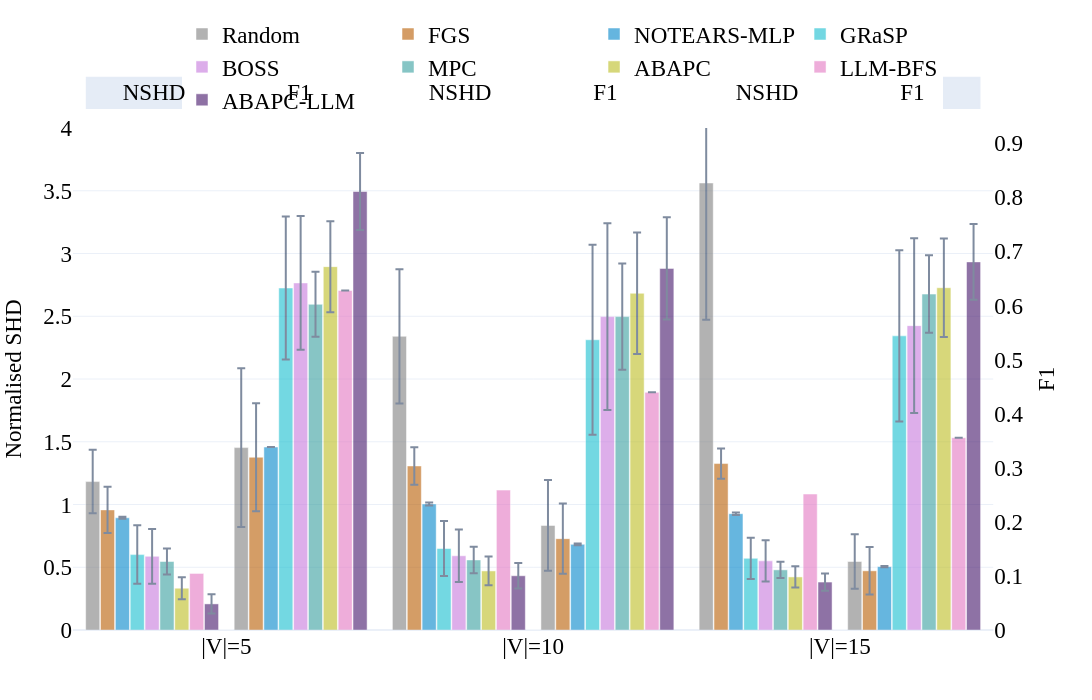
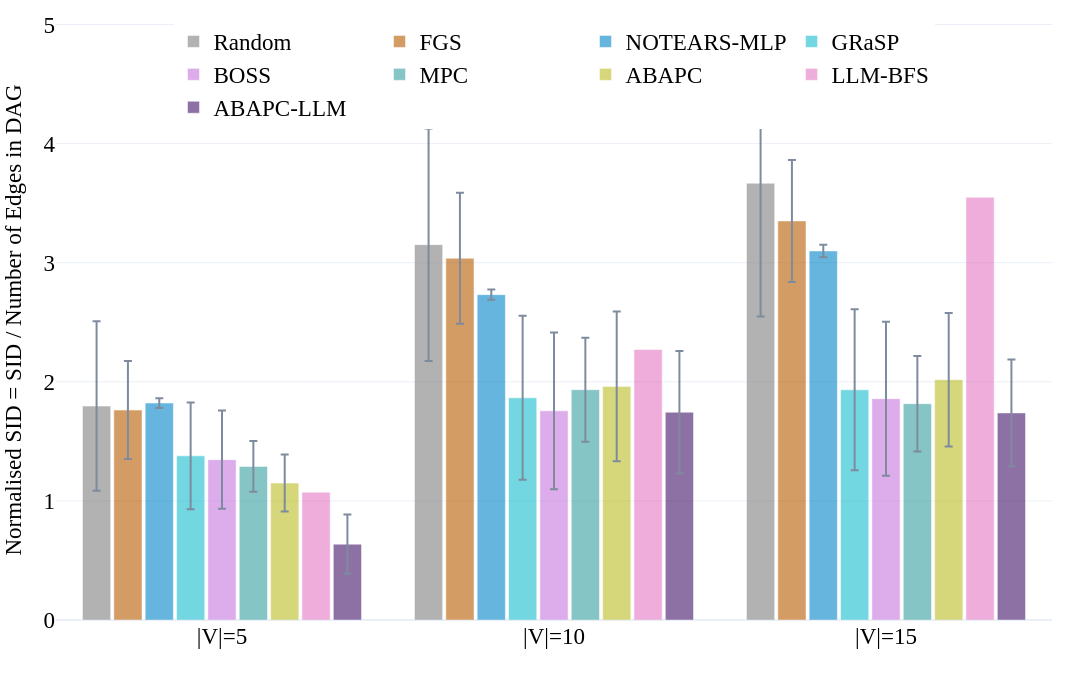
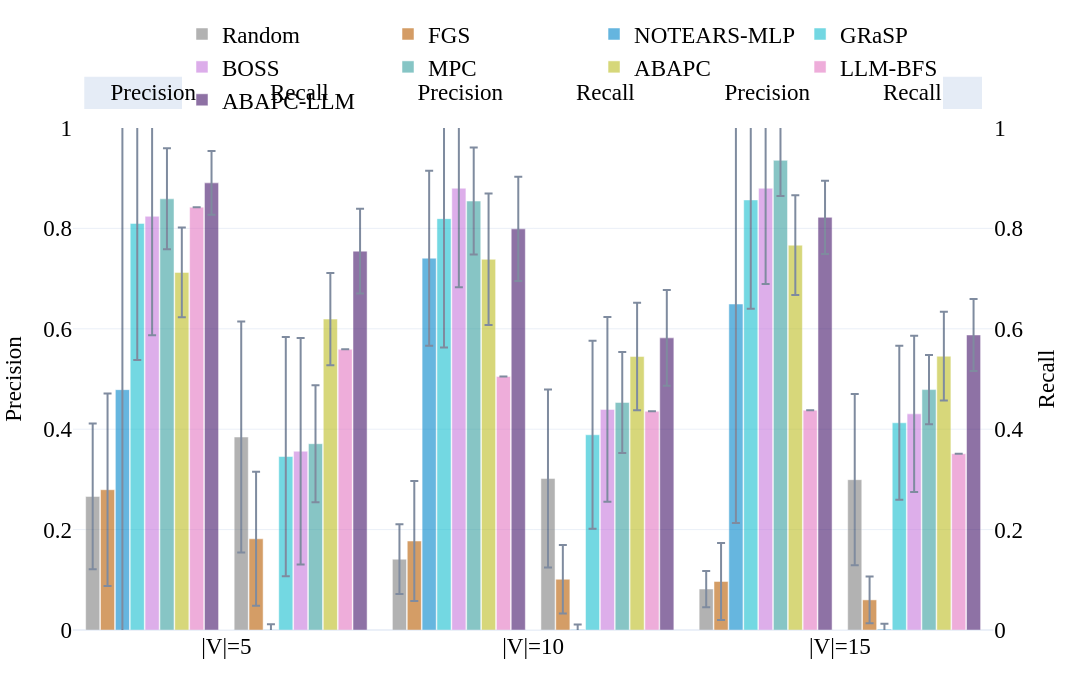
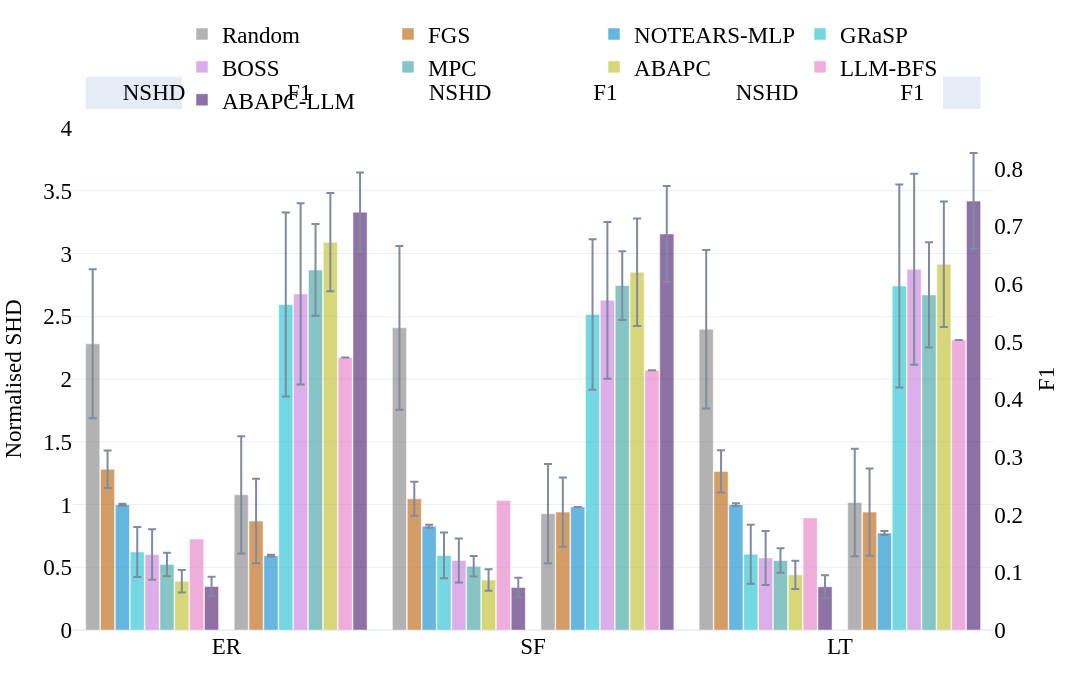

Notebook code for these charts, in order:
### Code cell
if methods:
    if not dag_by_nodes.empty:
        double_bar_chart_plotly(
            dag_by_nodes,
            ['p_shd', 'F1'],
            names_dict,
            colors_dict,
            methods,
            save_figs=save_figs,
            output_name="../results/figs/Fig.8b_SHD_SID_dag_by_nodes.html",
            debug=False,
            range_y1=[0, 4],
            range_y2=[0, 1],
            font_size=23,
        )
        dag_nodes_coverage = (
            dag_by_nodes
            .pivot_table(index='dataset', columns='model', values='graph_count', aggfunc='max', fill_value=0)
            .astype(int)
        )
        bar_chart_plotly(
            dag_by_nodes,
            'p_SID',
            names_dict,
            colors_dict,
            methods,
            save_figs=save_figs,
            output_name="../results/figs/Fig.8b_SHD_SID_dag_by_nodes_F1.html",
            debug=False,
            font_size=23,
        )
        double_bar_chart_plotly(
            dag_by_nodes,
            ['precision', 'recall'],
            names_dict,
            colors_dict,
            methods,
            save_figs=save_figs,
            output_name="../results/figs/Fig.8b_SHD_SID_dag_by_nodes_precision_recall.html",
            debug=False,
            range_y1=[0, 1],
            range_y2=[0, 1],
            font_size=23,
        )
        display(dag_nodes_coverage)
    else:
        print('No DAG node-level aggregation available.')
    if not dag_by_graph_type.empty:
        double_bar_chart_plotly(
            dag_by_graph_type,
            ['p_shd', 'F1'],
            names_dict,
            colors_dict,
            methods,
            save_figs=save_figs,
            output_name="../results/figs/Fig.8c_SHD_SID_dag_by_type.html",
            debug=False,
            range_y1=[0, 4],
            range_y2=[0, 1],
            font_size=23,
        )
        bar_chart_plotly(
            dag_by_graph_type,
            'p_SID',
            names_dict,
            colors_dict,
            methods,
            save_figs=save_figs,
            output_name="../results/figs/Fig.8c_SHD_SID_dag_by_type_F1.html",
            debug=False,
            font_size=23,
        )
        double_bar_chart_plotly(
            dag_by_graph_type,
            ['precision', 'recall'],
            names_dict,
            colors_dict,
            methods,
            save_figs=save_figs,
            output_name="../results/figs/Fig.8c_SHD_SID_dag_by_type_precision_recall.html",
            debug=False,
            range_y1=[0, 1],
            range_y2=[0, 1],
            font_size=23,
        )

        dag_type_coverage = (
            dag_by_graph_type
            .pivot_table(index='dataset', columns='model', values='graph_count', aggfunc='max', fill_value=0)
            .astype(int)
        )
        display(dag_type_coverage)
    else:
        print('No DAG graph-type aggregation available.')
else:
    print('No methods configured for the grouped DAG plots.')

### Figure 1 — Plotly figure (JSON) as saved in the notebook; plotly's stock layout.template omitted (floating-point values rounded to 4 significant figures)
{"data": [{"error_y": {"array": [0.2529, 0.5347, 1.09], "type": "data", "visible": true}, "marker": {"color": "#7f7f7f"}, "name": "Random", "offsetgroup": "0", "opacity": 0.6, "showlegend": true, "type": "bar", "x": ["|V|=5", "|V|=10", "|V|=15"], "y": [1.183, 2.34, 3.562], "yaxis": "y"}, {"error_y": {"array": [0.1839, 0.1494, 0.12], "type": "data", "visible": true}, "marker": {"color": "#b85c00"}, "name": "FGS", "offsetgroup": "1", "opacity": 0.6, "showlegend": true, "type": "bar", "x": ["|V|=5", "|V|=10", "|V|=15"], "y": [0.9571, 1.307, 1.326], "yaxis": "y"}, {"error_y": {"array": [0.008476, 0.01185, 0.0102], "type": "data", "visible": true}, "marker": {"color": "#0085CA"}, "name": "NOTEARS-MLP", "offsetgroup": "2", "opacity": 0.6, "showlegend": true, "type": "bar", "x": ["|V|=5", "|V|=10", "|V|=15"], "y": [0.8939, 1.004, 0.9266], "yaxis": "y"}, {"error_y": {"array": [0.233, 0.2185, 0.1644], "type": "data", "visible": true}, "marker": {"color": "#17becf"}, "name": "GRaSP", "offsetgroup": "3", "opacity": 0.6, "showlegend": true, "type": "bar", "x": ["|V|=5", "|V|=10", "|V|=15"], "y": [0.6007, 0.6492, 0.5712], "yaxis": "y"}, {"error_y": {"array": [0.2177, 0.2099, 0.164], "type": "data", "visible": true}, "marker": {"color": "#c678dd"}, "name": "BOSS", "offsetgroup": "4", "opacity": 0.6, "showlegend": true, "type": "bar", "x": ["|V|=5", "|V|=10", "|V|=15"], "y": [0.587, 0.5915, 0.5509], "yaxis": "y"}, {"error_y": {"array": [0.1035, 0.1051, 0.0655], "type": "data", "visible": true}, "marker": {"color": "#379f9f"}, "name": "MPC", "offsetgroup": "5", "opacity": 0.6, "showlegend": true, "type": "bar", "x": ["|V|=5", "|V|=10", "|V|=15"], "y": [0.5456, 0.5582, 0.4793], "yaxis": "y"}, {"error_y": {"array": [0.08729, 0.115, 0.08465], "type": "data", "visible": true}, "marker": {"color": "#bcbd22"}, "name": "ABAPC", "offsetgroup": "6", "opacity": 0.6, "showlegend": true, "type": "bar", "x": ["|V|=5", "|V|=10", "|V|=15"], "y": [0.3329, 0.4707, 0.423], "yaxis": "y"}, {"error_y": {"array": [NaN, NaN, NaN], "type": "data", "visible": true}, "marker": {"color": "#e377c2"}, "name": "LLM-BFS", "offsetgroup": "7", "opacity": 0.6, "showlegend": true, "type": "bar", "x": ["|V|=5", "|V|=10", "|V|=15"], "y": [0.4508, 1.115, 1.084], "yaxis": "y"}, {"error_y": {"array": [0.07633, 0.1022, 0.06901], "type": "data", "visible": true}, "marker": {"color": "#441469"}, "name": "ABAPC-LLM", "offsetgroup": "8", "opacity": 0.6, "showlegend": true, "type": "bar", "x": ["|V|=5", "|V|=10", "|V|=15"], "y": [0.208, 0.4322, 0.3821], "yaxis": "y"}, {"marker": {"color": "white"}, "name": "", "offsetgroup": "9", "opacity": 1, "showlegend": false, "type": "bar", "x": ["|V|=5", "|V|=10", "|V|=15"], "y": [0.0, 0.0, 0.0]}, {"error_y": {"array": [0.1467, 0.08389, 0.05056], "type": "data", "visible": true}, "marker": {"color": "#7f7f7f"}, "name": "Random", "offsetgroup": "10", "opacity": 0.6, "showlegend": false, "type": "bar", "x": ["|V|=5", "|V|=10", "|V|=15"], "y": [0.3372, 0.1933, 0.1267], "yaxis": "y2"}, {"error_y": {"array": [0.1, 0.065, 0.04389], "type": "data", "visible": true}, "marker": {"color": "#b85c00"}, "name": "FGS", "offsetgroup": "11", "opacity": 0.6, "showlegend": false, "type": "bar", "x": ["|V|=5", "|V|=10", "|V|=15"], "y": [0.3194, 0.1689, 0.1094], "yaxis": "y2"}, {"error_y": {"array": [0.0, 0.001667, 0.001111], "type": "data", "visible": true}, "marker": {"color": "#0085CA"}, "name": "NOTEARS-MLP", "offsetgroup": "12", "opacity": 0.6, "showlegend": false, "type": "bar", "x": ["|V|=5", "|V|=10", "|V|=15"], "y": [0.3383, 0.1583, 0.1171], "yaxis": "y2"}, {"error_y": {"array": [0.1324, 0.1756, 0.1583], "type": "data", "visible": true}, "marker": {"color": "#17becf"}, "name": "GRaSP", "offsetgroup": "13", "opacity": 0.6, "showlegend": false, "type": "bar", "x": ["|V|=5", "|V|=10", "|V|=15"], "y": [0.6324, 0.5367, 0.5439], "yaxis": "y2"}, {"error_y": {"array": [0.1235, 0.1728, 0.1617], "type": "data", "visible": true}, "marker": {"color": "#c678dd"}, "name": "BOSS", "offsetgroup": "14", "opacity": 0.6, "showlegend": false, "type": "bar", "x": ["|V|=5", "|V|=10", "|V|=15"], "y": [0.6418, 0.5794, 0.5628], "yaxis": "y2"}, {"error_y": {"array": [0.06, 0.09833, 0.07167], "type": "data", "visible": true}, "marker": {"color": "#379f9f"}, "name": "MPC", "offsetgroup": "15", "opacity": 0.6, "showlegend": false, "type": "bar", "x": ["|V|=5", "|V|=10", "|V|=15"], "y": [0.6022, 0.5794, 0.6211], "yaxis": "y2"}, {"error_y": {"array": [0.08413, 0.1123, 0.0912], "type": "data", "visible": true}, "marker": {"color": "#bcbd22"}, "name": "ABAPC", "offsetgroup": "16", "opacity": 0.6, "showlegend": false, "type": "bar", "x": ["|V|=5", "|V|=10", "|V|=15"], "y": [0.6719, 0.6226, 0.6329], "yaxis": "y2"}, {"error_y": {"array": [null, null, null], "type": "data", "visible": true}, "marker": {"color": "#e377c2"}, "name": "LLM-BFS", "offsetgroup": "17", "opacity": 0.6, "showlegend": false, "type": "bar", "x": ["|V|=5", "|V|=10", "|V|=15"], "y": [0.6278, 0.4394, 0.3557], "yaxis": "y2"}, {"error_y": {"array": [0.07105, 0.0945, 0.07009], "type": "data", "visible": true}, "marker": {"color": "#441469"}, "name": "ABAPC-LLM", "offsetgroup": "18", "opacity": 0.6, "showlegend": false, "type": "bar", "x": ["|V|=5", "|V|=10", "|V|=15"], "y": [0.8107, 0.6686, 0.6806], "yaxis": "y2"}], "layout": {"annotations": [{"font": {"color": "black", "size": 23}, "showarrow": false, "text": "         NSHD         ", "x": 0.0875, "xanchor": "center", "xref": "x domain", "y": 1.07, "yanchor": "middle", "yref": "y domain"}, {"font": {"color": "black", "size": 23}, "showarrow": false, "text": "           F1           ", "x": 0.2458, "xanchor": "center", "xref": "x domain", "y": 1.07, "yanchor": "middle", "yref": "y domain"}, {"font": {"color": "black", "size": 23}, "showarrow": false, "text": "         NSHD         ", "x": 0.4208, "xanchor": "center", "xref": "x domain", "y": 1.07, "yanchor": "middle", "yref": "y domain"}, {"font": {"color": "black", "size": 23}, "showarrow": false, "text": "           F1           ", "x": 0.5792, "xanchor": "center", "xref": "x domain", "y": 1.07, "yanchor": "middle", "yref": "y domain"}, {"font": {"color": "black", "size": 23}, "showarrow": false, "text": "         NSHD         ", "x": 0.7542, "xanchor": "center", "xref": "x domain", "y": 1.07, "yanchor": "middle", "yref": "y domain"}, {"font": {"color": "black", "size": 23}, "showarrow": false, "text": "           F1           ", "x": 0.9125, "xanchor": "center", "xref": "x domain", "y": 1.07, "yanchor": "middle", "yref": "y domain"}], "bargap": 0.08, "bargroupgap": 0.05, "barmode": "group", "font": {"color": "black", "family": "Serif", "size": 23}, "height": 700, "hovermode": "x unified", "legend": {"orientation": "h", "x": 0.5, "xanchor": "center", "y": 1.23, "yanchor": "top"}, "margin": {"b": 70, "l": 40, "r": 40, "t": 80}, "shapes": [{"fillcolor": "#E5ECF6", "layer": "below", "line": {"color": "#E5ECF6", "width": 2}, "type": "rect", "x0": 0.015, "x1": 0.16, "xref": "x domain", "y0": 1.04, "y1": 1.1, "yref": "y domain"}, {"fillcolor": "#E5ECF6", "layer": "below", "line": {"color": "#E5ECF6", "width": 2}, "type": "rect", "x0": 0.1733, "x1": 0.3183, "xref": "x domain", "y0": 1.04, "y1": 1.1, "yref": "y domain"}, {"fillcolor": "#E5ECF6", "layer": "below", "line": {"color": "#E5ECF6", "width": 2}, "type": "rect", "x0": 0.3483, "x1": 0.4933, "xref": "x domain", "y0": 1.04, "y1": 1.1, "yref": "y domain"}, {"fillcolor": "#E5ECF6", "layer": "below", "line": {"color": "#E5ECF6", "width": 2}, "type": "rect", "x0": 0.5067, "x1": 0.6517, "xref": "x domain", "y0": 1.04, "y1": 1.1, "yref": "y domain"}, {"fillcolor": "#E5ECF6", "layer": "below", "line": {"color": "#E5ECF6", "width": 2}, "type": "rect", "x0": 0.6817, "x1": 0.8267, "xref": "x domain", "y0": 1.04, "y1": 1.1, "yref": "y domain"}, {"fillcolor": "#E5ECF6", "layer": "below", "line": {"color": "#E5ECF6", "width": 2}, "type": "rect", "x0": 0.84, "x1": 0.985, "xref": "x domain", "y0": 1.04, "y1": 1.1, "yref": "y domain"}], "width": 1600, "xaxis": {"anchor": "y", "domain": [0.0, 0.94]}, "yaxis": {"anchor": "x", "domain": [0.0, 1.0], "range": [0, 4], "title": {"font": {"size": 23}, "text": "Normalised SHD"}}, "yaxis2": {"anchor": "x", "overlaying": "y", "scaleanchor": 0, "showgrid": false, "showline": false, "showticklabels": true, "side": "right", "title": {"font": {"size": 23}, "text": "F1"}, "zeroline": true}}}

### Figure 2 — Plotly figure (JSON) as saved in the notebook; plotly's stock layout.template omitted (floating-point values rounded to 4 significant figures)
{"data": [{"error_y": {"array": [0.7111, 0.9765, 1.119], "type": "data", "visible": true}, "marker": {"color": "#7f7f7f"}, "name": "Random", "opacity": 0.6, "type": "bar", "x": ["|V|=5", "|V|=10", "|V|=15"], "y": [1.796, 3.151, 3.667]}, {"error_y": {"array": [0.4115, 0.5496, 0.512], "type": "data", "visible": true}, "marker": {"color": "#b85c00"}, "name": "FGS", "opacity": 0.6, "type": "bar", "x": ["|V|=5", "|V|=10", "|V|=15"], "y": [1.763, 3.038, 3.351]}, {"error_y": {"array": [0.04102, 0.04209, 0.05188], "type": "data", "visible": true}, "marker": {"color": "#0085CA"}, "name": "NOTEARS-MLP", "opacity": 0.6, "type": "bar", "x": ["|V|=5", "|V|=10", "|V|=15"], "y": [1.822, 2.732, 3.099]}, {"error_y": {"array": [0.4479, 0.6886, 0.6763], "type": "data", "visible": true}, "marker": {"color": "#17becf"}, "name": "GRaSP", "opacity": 0.6, "type": "bar", "x": ["|V|=5", "|V|=10", "|V|=15"], "y": [1.379, 1.865, 1.933]}, {"error_y": {"array": [0.4127, 0.6578, 0.6466], "type": "data", "visible": true}, "marker": {"color": "#c678dd"}, "name": "BOSS", "opacity": 0.6, "type": "bar", "x": ["|V|=5", "|V|=10", "|V|=15"], "y": [1.346, 1.756, 1.859]}, {"error_y": {"array": [0.2132, 0.4362, 0.4015], "type": "data", "visible": true}, "marker": {"color": "#379f9f"}, "name": "MPC", "opacity": 0.6, "type": "bar", "x": ["|V|=5", "|V|=10", "|V|=15"], "y": [1.289, 1.934, 1.816]}, {"error_y": {"array": [0.2395, 0.6283, 0.56], "type": "data", "visible": true}, "marker": {"color": "#bcbd22"}, "name": "ABAPC", "opacity": 0.6, "type": "bar", "x": ["|V|=5", "|V|=10", "|V|=15"], "y": [1.15, 1.962, 2.017]}, {"error_y": {"array": [NaN, NaN, NaN], "type": "data", "visible": true}, "marker": {"color": "#e377c2"}, "name": "LLM-BFS", "opacity": 0.6, "type": "bar", "x": ["|V|=5", "|V|=10", "|V|=15"], "y": [1.073, 2.27, 3.549]}, {"error_y": {"array": [0.2485, 0.5141, 0.4478], "type": "data", "visible": true}, "marker": {"color": "#441469"}, "name": "ABAPC-LLM", "opacity": 0.6, "type": "bar", "x": ["|V|=5", "|V|=10", "|V|=15"], "y": [0.6367, 1.745, 1.739]}], "layout": {"bargap": 0.15, "bargroupgap": 0.1, "barmode": "group", "font": {"color": "black", "family": "Serif", "size": 23}, "height": 700, "hovermode": "x unified", "legend": {"orientation": "h", "x": 0.5, "xanchor": "center", "y": 1, "yanchor": "top"}, "margin": {"b": 80, "l": 40, "r": 40, "t": 20}, "width": 1600, "yaxis": {"title": {"font": {"size": 23}, "text": "Normalised SID = SID / Number of Edges in DAG"}}}}

### Figure 3 — Plotly figure (JSON) as saved in the notebook; plotly's stock layout.template omitted (floating-point values rounded to 4 significant figures)
{"data": [{"error_y": {"array": [0.145, 0.06944, 0.03611], "type": "data", "visible": true}, "marker": {"color": "#7f7f7f"}, "name": "Random", "offsetgroup": "0", "opacity": 0.6, "showlegend": true, "type": "bar", "x": ["|V|=5", "|V|=10", "|V|=15"], "y": [0.2661, 0.1411, 0.08167], "yaxis": "y"}, {"error_y": {"array": [0.1917, 0.1194, 0.07667], "type": "data", "visible": true}, "marker": {"color": "#b85c00"}, "name": "FGS", "offsetgroup": "1", "opacity": 0.6, "showlegend": true, "type": "bar", "x": ["|V|=5", "|V|=10", "|V|=15"], "y": [0.2794, 0.1772, 0.09667], "yaxis": "y"}, {"error_y": {"array": [0.542, 0.1743, 0.4362], "type": "data", "visible": true}, "marker": {"color": "#0085CA"}, "name": "NOTEARS-MLP", "offsetgroup": "2", "opacity": 0.6, "showlegend": true, "type": "bar", "x": ["|V|=5", "|V|=10", "|V|=15"], "y": [0.4788, 0.7407, 0.6493], "yaxis": "y"}, {"error_y": {"array": [0.2724, 0.2567, 0.2167], "type": "data", "visible": true}, "marker": {"color": "#17becf"}, "name": "GRaSP", "offsetgroup": "3", "opacity": 0.6, "showlegend": true, "type": "bar", "x": ["|V|=5", "|V|=10", "|V|=15"], "y": [0.81, 0.8194, 0.8567], "yaxis": "y"}, {"error_y": {"array": [0.2371, 0.1972, 0.1906], "type": "data", "visible": true}, "marker": {"color": "#c678dd"}, "name": "BOSS", "offsetgroup": "4", "opacity": 0.6, "showlegend": true, "type": "bar", "x": ["|V|=5", "|V|=10", "|V|=15"], "y": [0.8241, 0.88, 0.88], "yaxis": "y"}, {"error_y": {"array": [0.1006, 0.1067, 0.07111], "type": "data", "visible": true}, "marker": {"color": "#379f9f"}, "name": "MPC", "offsetgroup": "5", "opacity": 0.6, "showlegend": true, "type": "bar", "x": ["|V|=5", "|V|=10", "|V|=15"], "y": [0.8589, 0.8544, 0.9356], "yaxis": "y"}, {"error_y": {"array": [0.0893, 0.131, 0.09924], "type": "data", "visible": true}, "marker": {"color": "#bcbd22"}, "name": "ABAPC", "offsetgroup": "6", "opacity": 0.6, "showlegend": true, "type": "bar", "x": ["|V|=5", "|V|=10", "|V|=15"], "y": [0.7124, 0.7384, 0.7666], "yaxis": "y"}, {"error_y": {"array": [null, null, null], "type": "data", "visible": true}, "marker": {"color": "#e377c2"}, "name": "LLM-BFS", "offsetgroup": "7", "opacity": 0.6, "showlegend": true, "type": "bar", "x": ["|V|=5", "|V|=10", "|V|=15"], "y": [0.8423, 0.505, 0.4379], "yaxis": "y"}, {"error_y": {"array": [0.06338, 0.1041, 0.07302], "type": "data", "visible": true}, "marker": {"color": "#441469"}, "name": "ABAPC-LLM", "offsetgroup": "8", "opacity": 0.6, "showlegend": true, "type": "bar", "x": ["|V|=5", "|V|=10", "|V|=15"], "y": [0.8907, 0.7991, 0.822], "yaxis": "y"}, {"marker": {"color": "white"}, "name": "", "offsetgroup": "9", "opacity": 1, "showlegend": false, "type": "bar", "x": ["|V|=5", "|V|=10", "|V|=15"], "y": [0.0, 0.0, 0.0]}, {"error_y": {"array": [0.23, 0.1772, 0.1706], "type": "data", "visible": true}, "marker": {"color": "#7f7f7f"}, "name": "Random", "offsetgroup": "10", "opacity": 0.6, "showlegend": false, "type": "bar", "x": ["|V|=5", "|V|=10", "|V|=15"], "y": [0.3844, 0.3017, 0.2994], "yaxis": "y2"}, {"error_y": {"array": [0.1333, 0.06833, 0.04667], "type": "data", "visible": true}, "marker": {"color": "#b85c00"}, "name": "FGS", "offsetgroup": "11", "opacity": 0.6, "showlegend": false, "type": "bar", "x": ["|V|=5", "|V|=10", "|V|=15"], "y": [0.1817, 0.1011, 0.06], "yaxis": "y2"}, {"error_y": {"array": [0.01111, 0.01, 0.01056], "type": "data", "visible": true}, "marker": {"color": "#0085CA"}, "name": "NOTEARS-MLP", "offsetgroup": "12", "opacity": 0.6, "showlegend": false, "type": "bar", "x": ["|V|=5", "|V|=10", "|V|=15"], "y": [0.0005556, 0.001111, 0.001667], "yaxis": "y2"}, {"error_y": {"array": [0.2383, 0.1872, 0.1533], "type": "data", "visible": true}, "marker": {"color": "#17becf"}, "name": "GRaSP", "offsetgroup": "13", "opacity": 0.6, "showlegend": false, "type": "bar", "x": ["|V|=5", "|V|=10", "|V|=15"], "y": [0.3456, 0.3889, 0.4128], "yaxis": "y2"}, {"error_y": {"array": [0.2256, 0.1839, 0.1556], "type": "data", "visible": true}, "marker": {"color": "#c678dd"}, "name": "BOSS", "offsetgroup": "14", "opacity": 0.6, "showlegend": false, "type": "bar", "x": ["|V|=5", "|V|=10", "|V|=15"], "y": [0.3561, 0.4394, 0.4306], "yaxis": "y2"}, {"error_y": {"array": [0.1167, 0.1006, 0.06889], "type": "data", "visible": true}, "marker": {"color": "#379f9f"}, "name": "MPC", "offsetgroup": "15", "opacity": 0.6, "showlegend": false, "type": "bar", "x": ["|V|=5", "|V|=10", "|V|=15"], "y": [0.3711, 0.4533, 0.4789], "yaxis": "y2"}, {"error_y": {"array": [0.09173, 0.107, 0.08839], "type": "data", "visible": true}, "marker": {"color": "#bcbd22"}, "name": "ABAPC", "offsetgroup": "16", "opacity": 0.6, "showlegend": false, "type": "bar", "x": ["|V|=5", "|V|=10", "|V|=15"], "y": [0.6194, 0.5447, 0.5453], "yaxis": "y2"}, {"error_y": {"array": [null, null, null], "type": "data", "visible": true}, "marker": {"color": "#e377c2"}, "name": "LLM-BFS", "offsetgroup": "17", "opacity": 0.6, "showlegend": false, "type": "bar", "x": ["|V|=5", "|V|=10", "|V|=15"], "y": [0.5591, 0.4357, 0.3512], "yaxis": "y2"}, {"error_y": {"array": [0.08446, 0.09526, 0.07165], "type": "data", "visible": true}, "marker": {"color": "#441469"}, "name": "ABAPC-LLM", "offsetgroup": "18", "opacity": 0.6, "showlegend": false, "type": "bar", "x": ["|V|=5", "|V|=10", "|V|=15"], "y": [0.7547, 0.582, 0.5877], "yaxis": "y2"}], "layout": {"annotations": [{"font": {"color": "black", "size": 23}, "showarrow": false, "text": "      Precision      ", "x": 0.0875, "xanchor": "center", "xref": "x domain", "y": 1.07, "yanchor": "middle", "yref": "y domain"}, {"font": {"color": "black", "size": 23}, "showarrow": false, "text": "        Recall        ", "x": 0.2458, "xanchor": "center", "xref": "x domain", "y": 1.07, "yanchor": "middle", "yref": "y domain"}, {"font": {"color": "black", "size": 23}, "showarrow": false, "text": "      Precision      ", "x": 0.4208, "xanchor": "center", "xref": "x domain", "y": 1.07, "yanchor": "middle", "yref": "y domain"}, {"font": {"color": "black", "size": 23}, "showarrow": false, "text": "        Recall        ", "x": 0.5792, "xanchor": "center", "xref": "x domain", "y": 1.07, "yanchor": "middle", "yref": "y domain"}, {"font": {"color": "black", "size": 23}, "showarrow": false, "text": "      Precision      ", "x": 0.7542, "xanchor": "center", "xref": "x domain", "y": 1.07, "yanchor": "middle", "yref": "y domain"}, {"font": {"color": "black", "size": 23}, "showarrow": false, "text": "        Recall        ", "x": 0.9125, "xanchor": "center", "xref": "x domain", "y": 1.07, "yanchor": "middle", "yref": "y domain"}], "bargap": 0.08, "bargroupgap": 0.05, "barmode": "group", "font": {"color": "black", "family": "Serif", "size": 23}, "height": 700, "hovermode": "x unified", "legend": {"orientation": "h", "x": 0.5, "xanchor": "center", "y": 1.23, "yanchor": "top"}, "margin": {"b": 70, "l": 40, "r": 40, "t": 80}, "shapes": [{"fillcolor": "#E5ECF6", "layer": "below", "line": {"color": "#E5ECF6", "width": 2}, "type": "rect", "x0": 0.01333, "x1": 0.1617, "xref": "x domain", "y0": 1.04, "y1": 1.1, "yref": "y domain"}, {"fillcolor": "#E5ECF6", "layer": "below", "line": {"color": "#E5ECF6", "width": 2}, "type": "rect", "x0": 0.1717, "x1": 0.32, "xref": "x domain", "y0": 1.04, "y1": 1.1, "yref": "y domain"}, {"fillcolor": "#E5ECF6", "layer": "below", "line": {"color": "#E5ECF6", "width": 2}, "type": "rect", "x0": 0.3467, "x1": 0.495, "xref": "x domain", "y0": 1.04, "y1": 1.1, "yref": "y domain"}, {"fillcolor": "#E5ECF6", "layer": "below", "line": {"color": "#E5ECF6", "width": 2}, "type": "rect", "x0": 0.505, "x1": 0.6533, "xref": "x domain", "y0": 1.04, "y1": 1.1, "yref": "y domain"}, {"fillcolor": "#E5ECF6", "layer": "below", "line": {"color": "#E5ECF6", "width": 2}, "type": "rect", "x0": 0.68, "x1": 0.8283, "xref": "x domain", "y0": 1.04, "y1": 1.1, "yref": "y domain"}, {"fillcolor": "#E5ECF6", "layer": "below", "line": {"color": "#E5ECF6", "width": 2}, "type": "rect", "x0": 0.8383, "x1": 0.9867, "xref": "x domain", "y0": 1.04, "y1": 1.1, "yref": "y domain"}], "width": 1600, "xaxis": {"anchor": "y", "domain": [0.0, 0.94]}, "yaxis": {"anchor": "x", "domain": [0.0, 1.0], "range": [0, 1], "title": {"font": {"size": 23}, "text": "Precision"}}, "yaxis2": {"anchor": "x", "overlaying": "y", "range": [0, 1], "scaleanchor": 0, "showgrid": false, "showline": false, "showticklabels": true, "side": "right", "title": {"font": {"size": 23}, "text": "Recall"}, "zeroline": true}}}

### Figure 4 — Plotly figure (JSON) as saved in the notebook; plotly's stock layout.template omitted (floating-point values rounded to 4 significant figures)
{"data": [{"error_y": {"array": [0.5935, 0.6523, 0.6318], "type": "data", "visible": true}, "marker": {"color": "#7f7f7f"}, "name": "Random", "offsetgroup": "0", "opacity": 0.6, "showlegend": true, "type": "bar", "x": ["ER", "SF", "LT"], "y": [2.28, 2.408, 2.397], "yaxis": "y"}, {"error_y": {"array": [0.149, 0.1364, 0.168], "type": "data", "visible": true}, "marker": {"color": "#b85c00"}, "name": "FGS", "offsetgroup": "1", "opacity": 0.6, "showlegend": true, "type": "bar", "x": ["ER", "SF", "LT"], "y": [1.281, 1.046, 1.264], "yaxis": "y"}, {"error_y": {"array": [0.008189, 0.01205, 0.01029], "type": "data", "visible": true}, "marker": {"color": "#0085CA"}, "name": "NOTEARS-MLP", "offsetgroup": "2", "opacity": 0.6, "showlegend": true, "type": "bar", "x": ["ER", "SF", "LT"], "y": [0.9987, 0.8267, 0.9988], "yaxis": "y"}, {"error_y": {"array": [0.1993, 0.1814, 0.2351], "type": "data", "visible": true}, "marker": {"color": "#17becf"}, "name": "GRaSP", "offsetgroup": "3", "opacity": 0.6, "showlegend": true, "type": "bar", "x": ["ER", "SF", "LT"], "y": [0.6223, 0.5946, 0.6042], "yaxis": "y"}, {"error_y": {"array": [0.201, 0.1756, 0.215], "type": "data", "visible": true}, "marker": {"color": "#c678dd"}, "name": "BOSS", "offsetgroup": "4", "opacity": 0.6, "showlegend": true, "type": "bar", "x": ["ER", "SF", "LT"], "y": [0.6011, 0.5543, 0.574], "yaxis": "y"}, {"error_y": {"array": [0.09388, 0.08203, 0.09812], "type": "data", "visible": true}, "marker": {"color": "#379f9f"}, "name": "MPC", "offsetgroup": "5", "opacity": 0.6, "showlegend": true, "type": "bar", "x": ["ER", "SF", "LT"], "y": [0.522, 0.5074, 0.5537], "yaxis": "y"}, {"error_y": {"array": [0.08936, 0.08554, 0.1121], "type": "data", "visible": true}, "marker": {"color": "#bcbd22"}, "name": "ABAPC", "offsetgroup": "6", "opacity": 0.6, "showlegend": true, "type": "bar", "x": ["ER", "SF", "LT"], "y": [0.3885, 0.3985, 0.4396], "yaxis": "y"}, {"error_y": {"array": [NaN, NaN, NaN], "type": "data", "visible": true}, "marker": {"color": "#e377c2"}, "name": "LLM-BFS", "offsetgroup": "7", "opacity": 0.6, "showlegend": true, "type": "bar", "x": ["ER", "SF", "LT"], "y": [0.7248, 1.031, 0.8929], "yaxis": "y"}, {"error_y": {"array": [0.07758, 0.07768, 0.09238], "type": "data", "visible": true}, "marker": {"color": "#441469"}, "name": "ABAPC-LLM", "offsetgroup": "8", "opacity": 0.6, "showlegend": true, "type": "bar", "x": ["ER", "SF", "LT"], "y": [0.3466, 0.3387, 0.3447], "yaxis": "y"}, {"marker": {"color": "white"}, "name": "", "offsetgroup": "9", "opacity": 1, "showlegend": false, "type": "bar", "x": ["ER", "SF", "LT"], "y": [0.0, 0.0, 0.0]}, {"error_y": {"array": [0.1017, 0.08611, 0.09333], "type": "data", "visible": true}, "marker": {"color": "#7f7f7f"}, "name": "Random", "offsetgroup": "10", "opacity": 0.6, "showlegend": false, "type": "bar", "x": ["ER", "SF", "LT"], "y": [0.2344, 0.2017, 0.2211], "yaxis": "y2"}, {"error_y": {"array": [0.07333, 0.06, 0.07556], "type": "data", "visible": true}, "marker": {"color": "#b85c00"}, "name": "FGS", "offsetgroup": "11", "opacity": 0.6, "showlegend": false, "type": "bar", "x": ["ER", "SF", "LT"], "y": [0.1889, 0.2044, 0.2044], "yaxis": "y2"}, {"error_y": {"array": [0.001429, 0.0, 0.003333], "type": "data", "visible": true}, "marker": {"color": "#0085CA"}, "name": "NOTEARS-MLP", "offsetgroup": "12", "opacity": 0.6, "showlegend": false, "type": "bar", "x": ["ER", "SF", "LT"], "y": [0.1289, 0.2133, 0.1682], "yaxis": "y2"}, {"error_y": {"array": [0.1594, 0.1306, 0.1761], "type": "data", "visible": true}, "marker": {"color": "#17becf"}, "name": "GRaSP", "offsetgroup": "13", "opacity": 0.6, "showlegend": false, "type": "bar", "x": ["ER", "SF", "LT"], "y": [0.5644, 0.5471, 0.5967], "yaxis": "y2"}, {"error_y": {"array": [0.1572, 0.1359, 0.1656], "type": "data", "visible": true}, "marker": {"color": "#c678dd"}, "name": "BOSS", "offsetgroup": "14", "opacity": 0.6, "showlegend": false, "type": "bar", "x": ["ER", "SF", "LT"], "y": [0.5828, 0.5718, 0.6256], "yaxis": "y2"}, {"error_y": {"array": [0.07944, 0.05944, 0.09111], "type": "data", "visible": true}, "marker": {"color": "#379f9f"}, "name": "MPC", "offsetgroup": "15", "opacity": 0.6, "showlegend": false, "type": "bar", "x": ["ER", "SF", "LT"], "y": [0.6244, 0.5972, 0.5811], "yaxis": "y2"}, {"error_y": {"array": [0.08532, 0.09328, 0.109], "type": "data", "visible": true}, "marker": {"color": "#bcbd22"}, "name": "ABAPC", "offsetgroup": "16", "opacity": 0.6, "showlegend": false, "type": "bar", "x": ["ER", "SF", "LT"], "y": [0.6726, 0.6205, 0.6343], "yaxis": "y2"}, {"error_y": {"array": [null, null, null], "type": "data", "visible": true}, "marker": {"color": "#e377c2"}, "name": "LLM-BFS", "offsetgroup": "17", "opacity": 0.6, "showlegend": false, "type": "bar", "x": ["ER", "SF", "LT"], "y": [0.4726, 0.4506, 0.5031], "yaxis": "y2"}, {"error_y": {"array": [0.06896, 0.0833, 0.08326], "type": "data", "visible": true}, "marker": {"color": "#441469"}, "name": "ABAPC-LLM", "offsetgroup": "18", "opacity": 0.6, "showlegend": false, "type": "bar", "x": ["ER", "SF", "LT"], "y": [0.7247, 0.6868, 0.7438], "yaxis": "y2"}], "layout": {"annotations": [{"font": {"color": "black", "size": 23}, "showarrow": false, "text": "         NSHD         ", "x": 0.0875, "xanchor": "center", "xref": "x domain", "y": 1.07, "yanchor": "middle", "yref": "y domain"}, {"font": {"color": "black", "size": 23}, "showarrow": false, "text": "           F1           ", "x": 0.2458, "xanchor": "center", "xref": "x domain", "y": 1.07, "yanchor": "middle", "yref": "y domain"}, {"font": {"color": "black", "size": 23}, "showarrow": false, "text": "         NSHD         ", "x": 0.4208, "xanchor": "center", "xref": "x domain", "y": 1.07, "yanchor": "middle", "yref": "y domain"}, {"font": {"color": "black", "size": 23}, "showarrow": false, "text": "           F1           ", "x": 0.5792, "xanchor": "center", "xref": "x domain", "y": 1.07, "yanchor": "middle", "yref": "y domain"}, {"font": {"color": "black", "size": 23}, "showarrow": false, "text": "         NSHD         ", "x": 0.7542, "xanchor": "center", "xref": "x domain", "y": 1.07, "yanchor": "middle", "yref": "y domain"}, {"font": {"color": "black", "size": 23}, "showarrow": false, "text": "           F1           ", "x": 0.9125, "xanchor": "center", "xref": "x domain", "y": 1.07, "yanchor": "middle", "yref": "y domain"}], "bargap": 0.08, "bargroupgap": 0.05, "barmode": "group", "font": {"color": "black", "family": "Serif", "size": 23}, "height": 700, "hovermode": "x unified", "legend": {"orientation": "h", "x": 0.5, "xanchor": "center", "y": 1.23, "yanchor": "top"}, "margin": {"b": 70, "l": 40, "r": 40, "t": 80}, "shapes": [{"fillcolor": "#E5ECF6", "layer": "below", "line": {"color": "#E5ECF6", "width": 2}, "type": "rect", "x0": 0.015, "x1": 0.16, "xref": "x domain", "y0": 1.04, "y1": 1.1, "yref": "y domain"}, {"fillcolor": "#E5ECF6", "layer": "below", "line": {"color": "#E5ECF6", "width": 2}, "type": "rect", "x0": 0.1733, "x1": 0.3183, "xref": "x domain", "y0": 1.04, "y1": 1.1, "yref": "y domain"}, {"fillcolor": "#E5ECF6", "layer": "below", "line": {"color": "#E5ECF6", "width": 2}, "type": "rect", "x0": 0.3483, "x1": 0.4933, "xref": "x domain", "y0": 1.04, "y1": 1.1, "yref": "y domain"}, {"fillcolor": "#E5ECF6", "layer": "below", "line": {"color": "#E5ECF6", "width": 2}, "type": "rect", "x0": 0.5067, "x1": 0.6517, "xref": "x domain", "y0": 1.04, "y1": 1.1, "yref": "y domain"}, {"fillcolor": "#E5ECF6", "layer": "below", "line": {"color": "#E5ECF6", "width": 2}, "type": "rect", "x0": 0.6817, "x1": 0.8267, "xref": "x domain", "y0": 1.04, "y1": 1.1, "yref": "y domain"}, {"fillcolor": "#E5ECF6", "layer": "below", "line": {"color": "#E5ECF6", "width": 2}, "type": "rect", "x0": 0.84, "x1": 0.985, "xref": "x domain", "y0": 1.04, "y1": 1.1, "yref": "y domain"}], "width": 1600, "xaxis": {"anchor": "y", "domain": [0.0, 0.94]}, "yaxis": {"anchor": "x", "domain": [0.0, 1.0], "range": [0, 4], "title": {"font": {"size": 23}, "text": "Normalised SHD"}}, "yaxis2": {"anchor": "x", "overlaying": "y", "scaleanchor": 0, "showgrid": false, "showline": false, "showticklabels": true, "side": "right", "title": {"font": {"size": 23}, "text": "F1"}, "zeroline": true}}}
